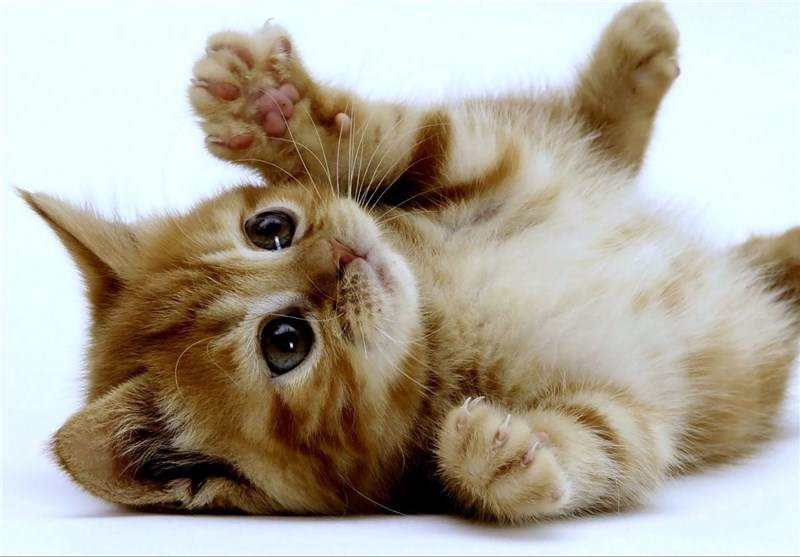
#> input picture Photos/cat.jpg, 800 x 557 px
$ python transformations.py
#> lines starting #> are read from the running program, lines starting #| are printed output that depends on the picture
import cv2 as cv
import numpy as np

img = cv.imread('Photos/cat.jpg')
#> img is the input picture: shape (557, 800, 3); mean B, G, R 155.8, 170.1, 176.3
cv.imshow('cat',img)

#translation
def translate(img,x,y):
#> called with x = -200, y = -100
    transMat = np.float32([[1,0,x],[0,1,y]])
    dimensions = (img.shape[1],img.shape[0])
#> dimensions = (800, 557)
    return cv.warpAffine(img,transMat,dimensions)
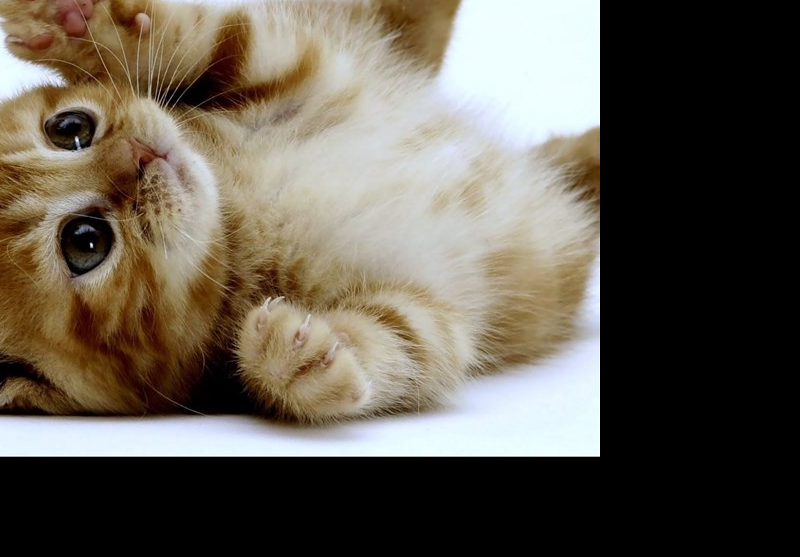
#> returned value: shape (557, 800, 3); mean of channels 0, 1, 2 81.2, 92.5, 99.3; drawn as B, G, R

translated = translate(img,-200,-100)
cv.imshow('Translated',translated)


#rotation
def rotate(img,angle,rotPoint=None) :
#> called with angle = 45
    (height,width) = img.shape[:2]
#> height = 557; width = 800
    if rotPoint is None:
        rotPoint = (width//2,height//2)
#> rotPoint = (400, 278)

    rotMat = cv.getRotationMatrix2D(rotPoint,angle,1.0)
    dimensions = (width,height)
#> dimensions = (800, 557)
    return cv.warpAffine(img,rotMat,dimensions)
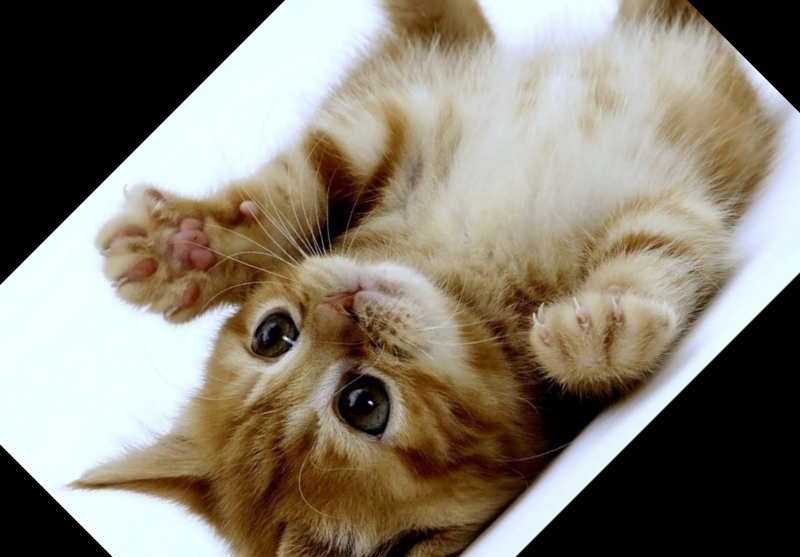
#> returned value: shape (557, 800, 3); mean of channels 0, 1, 2 112.4, 126, 133.5; drawn as B, G, R

rotated =rotate(img,45)
cv.imshow('Rotated',rotated)
rotated_rotated = rotate(rotated,45)
#> call 2 of rotate, with angle = 45
#> in rotate (call 2), `return cv.warpAffine(img,rotMat,dimensions)`:
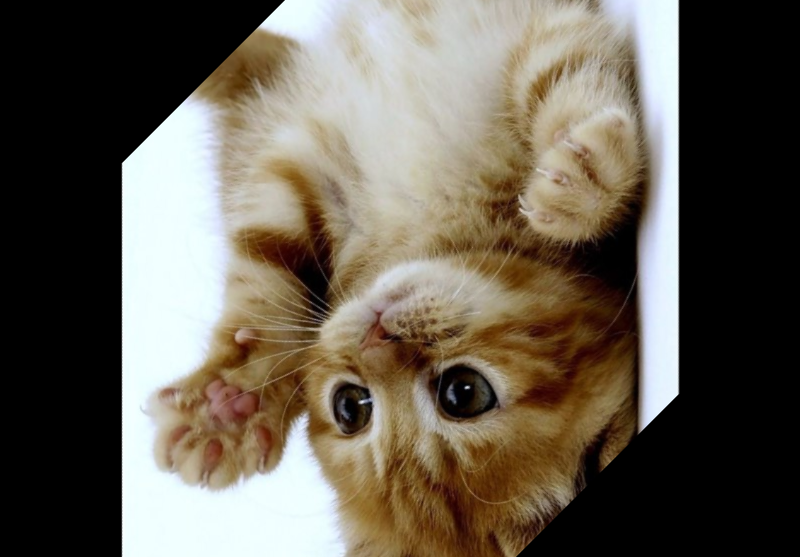
#> returned value: shape (557, 800, 3); mean of channels 0, 1, 2 83.4, 95.5, 102.9; drawn as B, G, R
cv.imshow('Rotated Rotated',rotated_rotated)

#resizing
resised = cv.resize(img,(500,500),interpolation=cv.INTER_AREA)
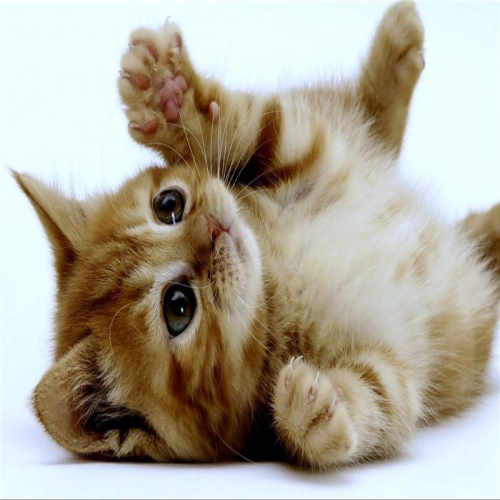
#> resised: shape (500, 500, 3); mean B, G, R 155.8, 170.1, 176.3
cv.imshow('Resised',resised)

#cropping
cropped =img[200:400,300:400]
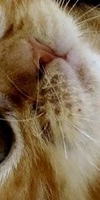
#> cropped: shape (200, 100, 3); mean B, G, R 85.1, 113.4, 134.9
cv.imshow('Cropped',cropped)

#flipping
flip = cv.flip(img,0)
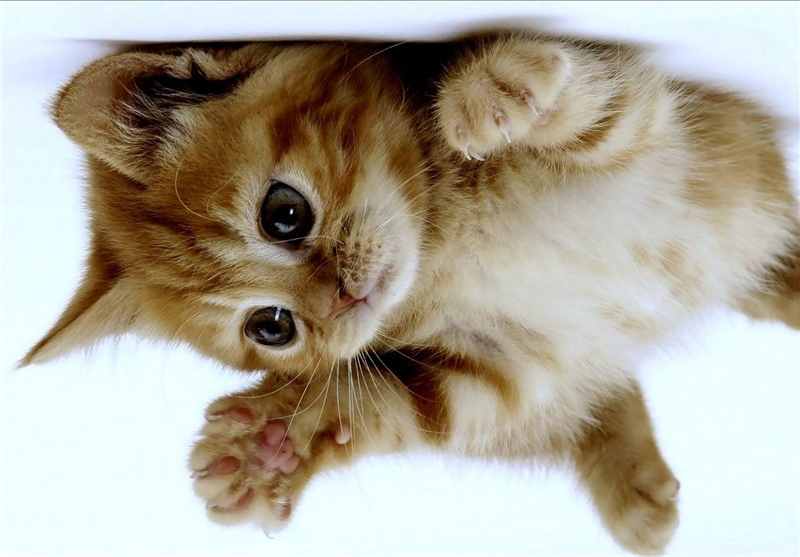
#> flip: shape (557, 800, 3); mean B, G, R 155.8, 170.1, 176.3
cv.imshow('Flip',flip)


cv.waitKey(0)
